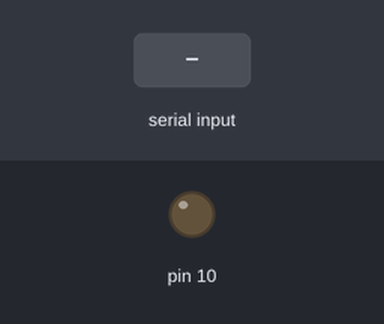
Bench run of a sketch on a simulated Arduino Uno, built with avr-gcc and run on an emulated ATmega328P. Shown: output pins drawn as LEDs (lit = HIGH). The inputs (shaded band) are chosen by the test bench.

Above: at 1.2 s.
1.3 s: "11" received over Serial
At 3.5 s:
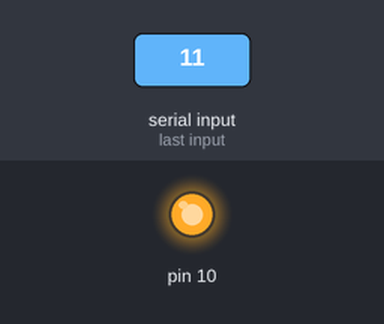
3.8 s: "0" received over Serial
At 5.5 s:
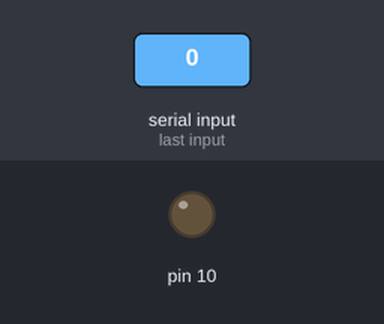
Timing chart, 0 to 7.0 s (numbered marks = the images above; inputs shaded):
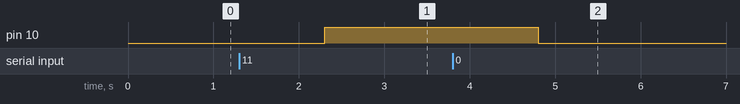

Measured:
- after the input at 1.3 s, pin 10: LOW → HIGH after 1.0 s
- after the input at 3.8 s, pin 10: HIGH → LOW after 1.0 s

The sketch:

21serial_string_ledka.ino
```cpp
String receivedChar;


void setup() {
 Serial.begin(9600);
 pinMode(10, OUTPUT);

}

void loop() {
 recvOneChar();

}

void recvOneChar() {

 if (Serial.available() > 0)
 {
   receivedChar =Serial.readString();
  if  (receivedChar == "11") digitalWrite(10, HIGH);
  if(receivedChar == "0") digitalWrite(10, LOW);
 }

}
```
